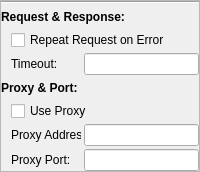
    <widget class="QFrame" name="frameGeneralConfig">
     <property name="frameShape">
      <enum>QFrame::StyledPanel</enum>
     </property>
     <property name="frameShadow">
      <enum>QFrame::Raised</enum>
     </property>
     <layout class="QVBoxLayout" name="verticalLayout_4">
      <property name="leftMargin">
       <number>0</number>
      </property>
      <property name="topMargin">
       <number>0</number>
      </property>
      <property name="rightMargin">
       <number>0</number>
      </property>
      <property name="bottomMargin">
       <number>0</number>
      </property>
      <item>
       <widget class="Line" name="line_6">
        <property name="orientation">
         <enum>Qt::Horizontal</enum>
        </property>
       </widget>
      </item>
      <item>
       <widget class="QLabel" name="label_2">
        <property name="sizePolicy">
         <sizepolicy hsizetype="Maximum" vsizetype="Maximum">
          <horstretch>0</horstretch>
          <verstretch>0</verstretch>
         </sizepolicy>
        </property>
        <property name="font">
         <font>
          <weight>75</weight>
          <bold>true</bold>
         </font>
        </property>
        <property name="text">
         <string>Request &amp; Response:</string>
        </property>
       </widget>
      </item>
      <item>
       <layout class="QVBoxLayout" name="verticalLayout_2">
        <property name="spacing">
         <number>3</number>
        </property>
        <property name="leftMargin">
         <number>10</number>
        </property>
        <item>
         <widget class="QCheckBox" name="checkBox">
          <property name="text">
           <string>Repeat Request on Error</string>
          </property>
         </widget>
        </item>
        <item>
         <layout class="QHBoxLayout" name="horizontalLayout_2">
          <item>
           <widget class="QLabel" name="label_3">
            <property name="sizePolicy">
             <sizepolicy hsizetype="Preferred" vsizetype="Maximum">
              <horstretch>0</horstretch>
              <verstretch>0</verstretch>
             </sizepolicy>
            </property>
            <property name="minimumSize">
             <size>
              <width>70</width>
              <height>0</height>
             </size>
            </property>
            <property name="text">
             <string>Timeout:</string>
            </property>
           </widget>
          </item>
          <item>
           <widget class="QLineEdit" name="lineEdit"/>
          </item>
         </layout>
        </item>
       </layout>
      </item>
      <item>
       <widget class="QLabel" name="label_4">
        <property name="sizePolicy">
         <sizepolicy hsizetype="Maximum" vsizetype="Maximum">
          <horstretch>0</horstretch>
          <verstretch>0</verstretch>
         </sizepolicy>
        </property>
        <property name="font">
         <font>
          <weight>75</weight>
          <bold>true</bold>
         </font>
        </property>
        <property name="text">
         <string>Proxy &amp; Port:</string>
        </property>
       </widget>
      </item>
      <item>
       <layout class="QVBoxLayout" name="verticalLayout_3">
        <property name="spacing">
         <number>3</number>
        </property>
        <property name="leftMargin">
         <number>10</number>
        </property>
        <item>
         <widget class="QCheckBox" name="checkBox_2">
          <property name="text">
           <string>Use Proxy</string>
          </property>
         </widget>
        </item>
        <item>
         <layout class="QHBoxLayout" name="horizontalLayout_3">
          <item>
           <widget class="QLabel" name="label_5">
            <property name="sizePolicy">
             <sizepolicy hsizetype="Preferred" vsizetype="Maximum">
              <horstretch>0</horstretch>
              <verstretch>0</verstretch>
             </sizepolicy>
            </property>
            <property name="minimumSize">
             <size>
              <width>70</width>
              <height>0</height>
             </size>
            </property>
            <property name="maximumSize">
             <size>
              <width>70</width>
              <height>16777215</height>
             </size>
            </property>
            <property name="text">
             <string>Proxy Address:</string>
            </property>
           </widget>
          </item>
          <item>
           <widget class="QLineEdit" name="lineEdit_2"/>
          </item>
         </layout>
        </item>
        <item>
         <layout class="QHBoxLayout" name="horizontalLayout_4">
          <item>
           <widget class="QLabel" name="label_6">
            <property name="sizePolicy">
             <sizepolicy hsizetype="Preferred" vsizetype="Maximum">
              <horstretch>0</horstretch>
              <verstretch>0</verstretch>
             </sizepolicy>
            </property>
            <property name="minimumSize">
             <size>
              <width>70</width>
              <height>0</height>
             </size>
            </property>
            <property name="text">
             <string>Proxy Port:</string>
            </property>
           </widget>
          </item>
          <item>
           <widget class="QLineEdit" name="lineEdit_3"/>
          </item>
         </layout>
        </item>
       </layout>
      </item>
     </layout>
    </widget>
